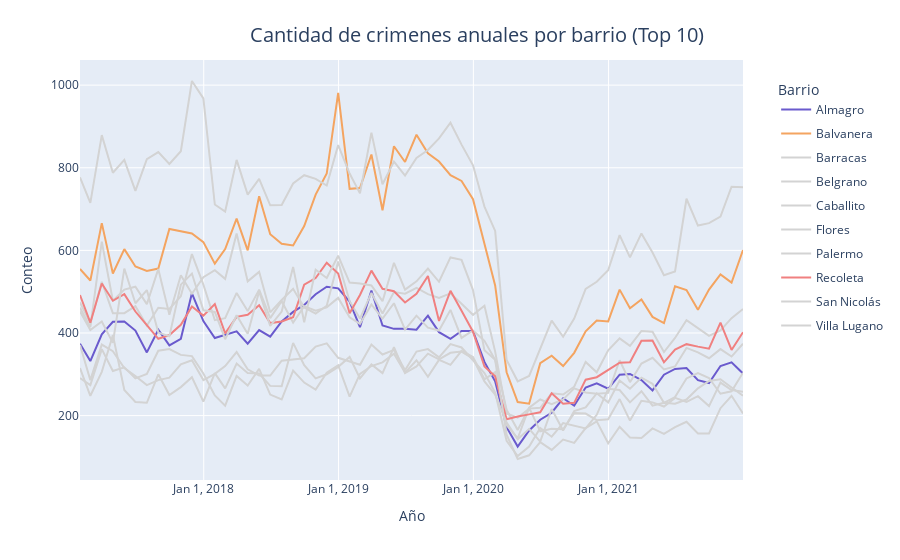

The cell this chart's notebook holds for it:
### Code cell
fig = px.line(df_mensual_anual_10, color_discrete_sequence=colores)

fig.update_layout(
        title=dict(text='Cantidad de crimenes anuales por barrio (Top 10)',x=0.53,y=0.95,
                   font=dict(size=20)),
        xaxis_title_text='Año',
        xaxis = dict(
                tickmode = 'array',
                tickvals = [2017,2018,2019,2020,2021]),
        yaxis_title_text='Conteo',
        legend=dict(title='Barrio',x=1.05,y=0.96,borderwidth=0,tracegroupgap=5),
        )
